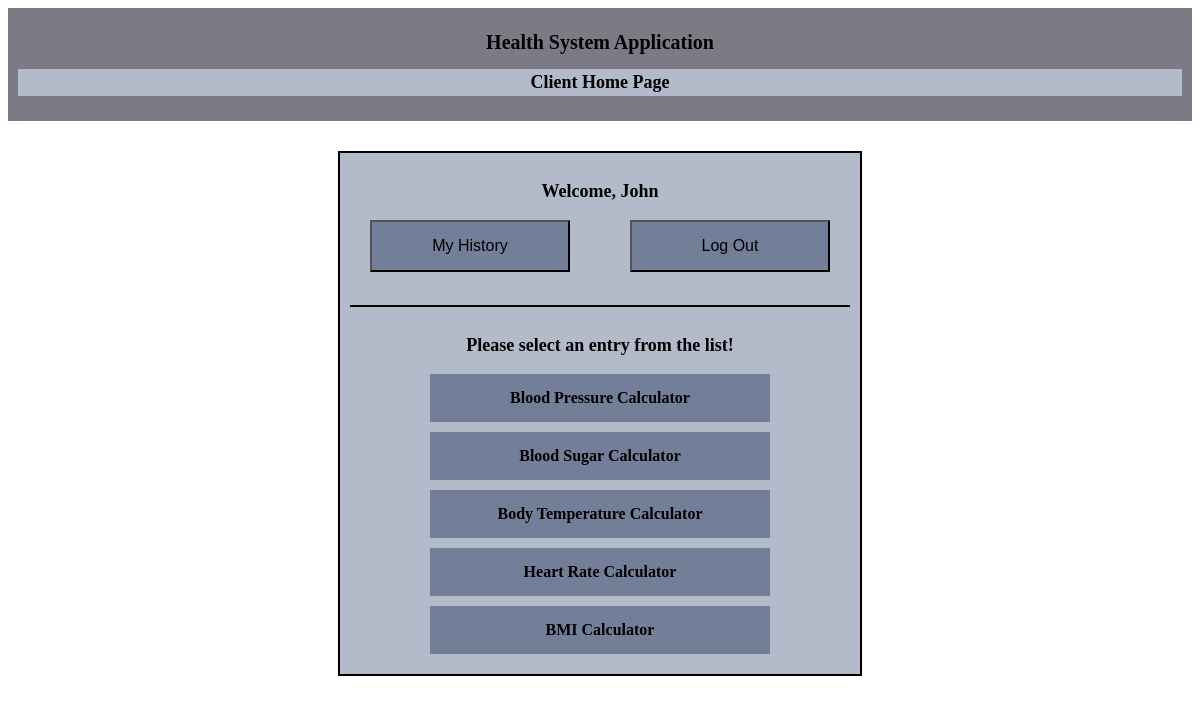
Page /clientHome.php (signed in) on the committed database.
### tables this page shows
CREATE TABLE `health_risks` (
  `healthRiskID` int(11) NOT NULL AUTO_INCREMENT,
  `healthRiskTitle` varchar(50) NOT NULL,
  `dateAdded` datetime NOT NULL,
  PRIMARY KEY (`healthRiskID`)
);

### clientHome.php (the view, shortened to what this page needs)
<!DOCTYPE html>
<html lang ="en">
<head>
	<link rel="stylesheet" type="text/css" href="pecss.css">
</head>
<body>
  <div class="header">
		<h1>Health System Application</h1>
		<h2> Client Home Page </h2>
	</div>
	<div class = "body">
		<div class = "headMenu">
			<h2> Welcome, <?php echo $_SESSION["name"];?></h2>
			<a href ="clientHistory.php"><button type="button" class="history">My History</button> </a>
			<a href ="logout.php"><button type="button" class="logout">Log Out</button></a>
		</div>
		<hr>
		<h2> Please select an entry from the list! </h2>
<?php
			require_once("conn.php");
		$sql = "SELECT healthRiskTitle FROM health_risks";
		$result = $conn->query($sql);
		if ($result->num_rows > 0) {
			while ($row = $result->fetch_assoc()) {
				$title = $row["healthRiskTitle"];
				$token = strtok($title, " ");
				$temp = "";
				while ($token !== false){
						 $temp = $temp.$token;
							$token = strtok(" ");
					}
				$title = $temp.".html";
				$title = strtolower($title);
				?>
				<a class = "linkMenu" href=<?php echo $title?>><?php echo  $row["healthRiskTitle"];?></a><br>
				<?php
			}
		}
		else {
				echo "0 results";
			}
?>
	</div>
</body>
</html>

### pecss.css (style rules this page uses)
.header { font-family:"Georgia", "Times New Roman", "Arial"; padding: 10px; text-align:center; background:#7b7a85; font-size: 10px; font:Georgia; margin-bottom: 30px; }
form, .body { text-align: center; float: center; margin: auto; background-color: #b3bac9; width: 500px; padding: 10px; border: 2px solid black; }
h1 { color: black; text-align: center; font-size: 20px; }
h2 { font-family:"Georgia", "Times New Roman", "Arial"; padding:3px; text-align:center; background-color: #b3bac9; font-size:18px; font:Georgia; }
div.headMenu { margin-bottom: 100px; }
button { padding: 15px 20px; text-align:center; background-color: #737e99; color: black; font-size: 16px; margin-bottom: 15px; width: 65%; }
button.history { padding: 15px 20px; width: 40%; float: left; margin-left: 20px; }
button.logout { padding: 15px 20px; width: 40%; float: right; margin-right: 20px; }
.linkMenu:link, .linkMenu:visited { font-style: bold; font-size: 16px; color: black; padding: 15px 20px; background-color: #737e99; text-align: center; text-decoration: none; display: inline-block; width: 60%; margin-bottom: 10px; }
hr { border: 1px solid black; margin-bottom: 25px; }
::placeholder { text-align:center; color:red; }
a { font-weight: bold; }
a.homeMenu, a.linkMenu, a.linkMenu2 { color: white; }

### rows in the picture
health_risks: healthRiskTitle "Blood Pressure Calculator"
health_risks: healthRiskTitle "Blood Sugar Calculator"
health_risks: healthRiskTitle "Body Temperature Calculator"
health_risks: healthRiskTitle "Heart Rate Calculator"
health_risks: healthRiskTitle "BMI Calculator"

### other values in the picture
$_SESSION["name"] "John"
